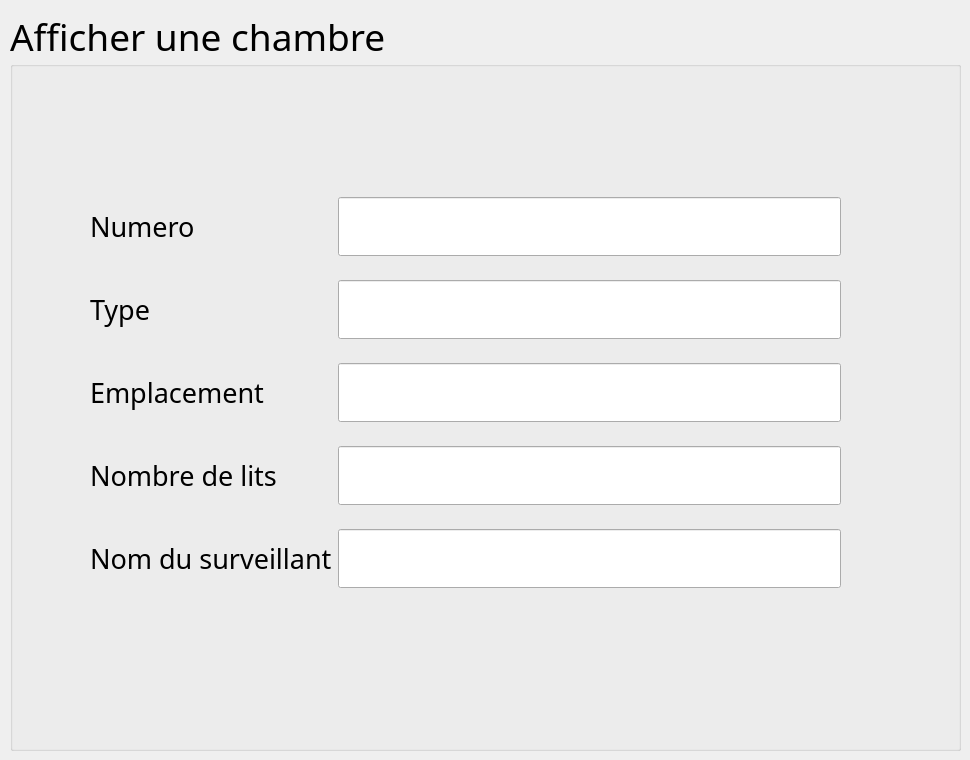
      <widget class="QWidget" name="AfficherChambre">
       <widget class="QGroupBox" name="groupBox_9">
        <property name="geometry">
         <rect>
          <x>10</x>
          <y>10</y>
          <width>951</width>
          <height>741</height>
         </rect>
        </property>
        <property name="font">
         <font>
          <family>Quicksand SemiBold</family>
          <pointsize>28</pointsize>
         </font>
        </property>
        <property name="title">
         <string>Afficher une chambre</string>
        </property>
        <widget class="QPushButton" name="pushButton_RetourAffChambre">
         <property name="geometry">
          <rect>
           <x>10</x>
           <y>690</y>
           <width>61</width>
           <height>31</height>
          </rect>
         </property>
         <property name="styleSheet">
          <string notr="true">#pushButton_RetourAffChambre{
background-color: transparent;
border-image: url(:/pics/pics/precedent.png);
background: none;
border: none;
background-repeat: none;
}</string>
         </property>
         <property name="text">
          <string/>
         </property>
        </widget>
        <widget class="QPushButton" name="pushButton_ModifChambre">
         <property name="geometry">
          <rect>
           <x>880</x>
           <y>690</y>
           <width>61</width>
           <height>41</height>
          </rect>
         </property>
         <property name="styleSheet">
          <string notr="true">#pushButton_ModifChambre{
background-color: transparent;
border-image: url(:/pics/pics/modifier.png);
background: none;
border: none;
background-repeat: none;
}</string>
         </property>
         <property name="text">
          <string/>
         </property>
        </widget>
        <widget class="QWidget" name="layoutWidget">
         <property name="geometry">
          <rect>
           <x>80</x>
           <y>169</y>
           <width>751</width>
           <height>431</height>
          </rect>
         </property>
         <layout class="QGridLayout" name="gridLayout_14">
          <item row="0" column="0">
           <widget class="QLabel" name="numero_2">
            <property name="font">
             <font>
              <family>Quicksand SemiBold</family>
              <pointsize>20</pointsize>
             </font>
            </property>
            <property name="text">
             <string>Numero</string>
            </property>
           </widget>
          </item>
          <item row="0" column="1">
           <widget class="QLineEdit" name="lineEdit_AffNumero">
            <property name="readOnly">
             <bool>true</bool>
            </property>
           </widget>
          </item>
          <item row="1" column="0">
           <widget class="QLabel" name="type_2">
            <property name="font">
             <font>
              <family>Quicksand SemiBold</family>
              <pointsize>20</pointsize>
             </font>
            </property>
            <property name="text">
             <string>Type</string>
            </property>
           </widget>
          </item>
          <item row="1" column="1">
           <widget class="QLineEdit" name="lineEdit_AffType">
            <property name="readOnly">
             <bool>true</bool>
            </property>
           </widget>
          </item>
          <item row="2" column="0">
           <widget class="QLabel" name="emplacement_2">
            <property name="font">
             <font>
              <family>Quicksand SemiBold</family>
              <pointsize>20</pointsize>
             </font>
            </property>
            <property name="text">
             <string>Emplacement</string>
            </property>
           </widget>
          </item>
          <item row="2" column="1">
           <widget class="QLineEdit" name="lineEdit_AffEmplacement">
            <property name="readOnly">
             <bool>true</bool>
            </property>
           </widget>
          </item>
          <item row="3" column="0">
           <widget class="QLabel" name="nombredelits_2">
            <property name="font">
             <font>
              <family>Quicksand SemiBold</family>
              <pointsize>20</pointsize>
             </font>
            </property>
            <property name="text">
             <string>Nombre de lits</string>
            </property>
           </widget>
          </item>
          <item row="3" column="1">
           <widget class="QLineEdit" name="lineEdit_AffNombreLits">
            <property name="readOnly">
             <bool>true</bool>
            </property>
           </widget>
          </item>
          <item row="4" column="0">
           <widget class="QLabel" name="nomduSurveillant_2">
            <property name="font">
             <font>
              <family>Quicksand SemiBold</family>
              <pointsize>20</pointsize>
             </font>
            </property>
            <property name="text">
             <string>Nom du surveillant</string>
            </property>
           </widget>
          </item>
          <item row="4" column="1">
           <widget class="QLineEdit" name="lineEdit_AffSurveillant">
            <property name="readOnly">
             <bool>true</bool>
            </property>
           </widget>
          </item>
         </layout>
        </widget>
       </widget>
      </widget>
